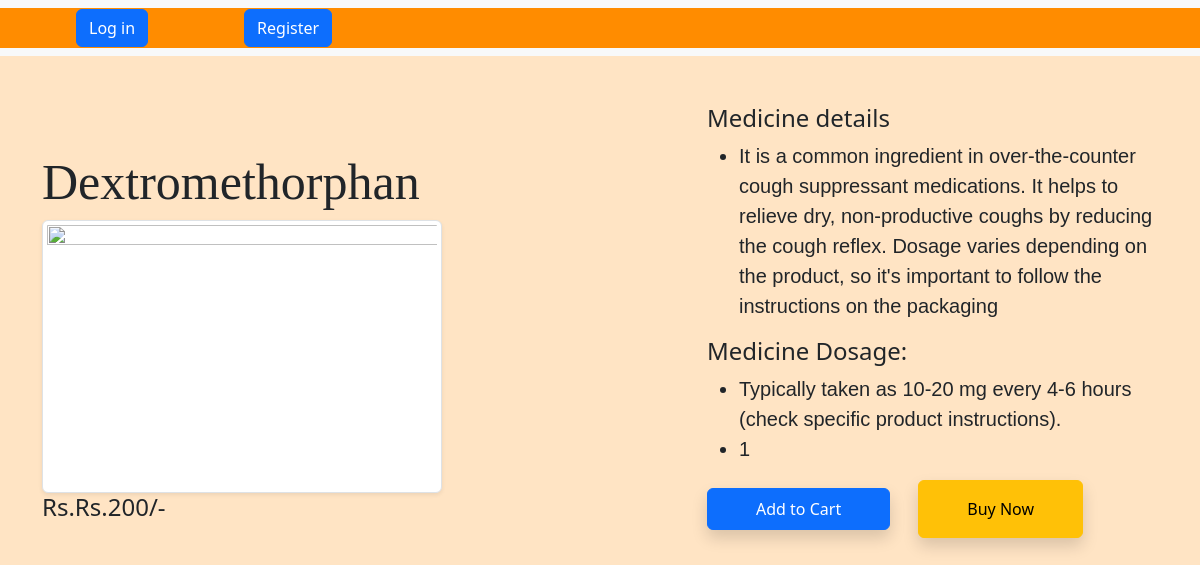
The page /medicine-detail/1 on the database its author committed.
### app/models.py (models this page shows, shortened)
class Medicine(models.Model):
    id=models.IntegerField(primary_key=True)
    name=models.CharField(max_length=30)
    disease=models.CharField(choices=CATEGORY_CHOICES,max_length=30)
    description=models.CharField(max_length=1000)
    dosage=models.CharField(max_length=500)
    price=models.CharField(max_length=500,default='Rs. 200')
    image=models.URLField()

### app/views.py (the view)
# urls.py: path("medicine-detail/<int:pk>",views.MedicineDetail.as_view(),name="medicine-detail"),
class MedicineDetail(View):
    def get(self,request,pk):
        medicine=Medicine.objects.get(pk=pk)
        return render(request,"medicinedetail.html",locals())

### app/templates/medicinedetail.html (shortened to what this page needs)
{% extends 'base.html' %}
{% load static %}
{% block main-content %}
    <div class="container my-5">
        <div class="row flex justify-content-between">
            <div class="img2 col-lg-5 mt-5">
                 <h1 style="font-family: Georgia, 'Times New Roman', Times, serif; font-size: 50px;">{{medicine.name}}</h1>
                 <img src="{{medicine.image}}"  class="img-fluid img-thumbnail shadow-sm"  width="400px" height="270px" alt="">
                 <h4>Rs.{{medicine.price}}/-</h4>
                 <br><br>
            </div>
            <div class="product-detail col-lg-5">
            <h4>Medicine details</h4>
            <ul class="fs-5" style="font-family:Verdana, Geneva, Tahoma, sans-serif;">
                <li>{{medicine.description}}</li>
            </ul>
            <h4>Medicine Dosage:</h4>
            <ul class="fs-5" style="font-family:Verdana, Geneva, Tahoma, sans-serif;">
                <li>{{medicine.dosage}}</li>
                <li>{{medicine.id}}</li>
            </ul>
                <form action="/add-to-cart" class="d-line">
                    <button type="submit" class="btn btn-primary shadow px-5 py-2">Add to Cart</button>
                    <span><a href="{% url 'showcart' %}" class="btn btn-warning shadow px-5 py-3 ms-4">Buy Now</a></span>
                </form>
            </div>
        </div>
    </div>
{% endblock main-content %}

### rows shown on the page
Medicine: name "Dextromethorphan", price "Rs.200", description "It is a common ingredient in over-the-counter cough suppressant medications. It helps to relieve dry, non-productive coughs by reducing the cough reflex. Dosage varies depending on the product, so it's important to follow the instructions on the packaging", dosage "Typically taken as 10-20 mg every 4-6 hours (check specific product instructions).", id "1"
